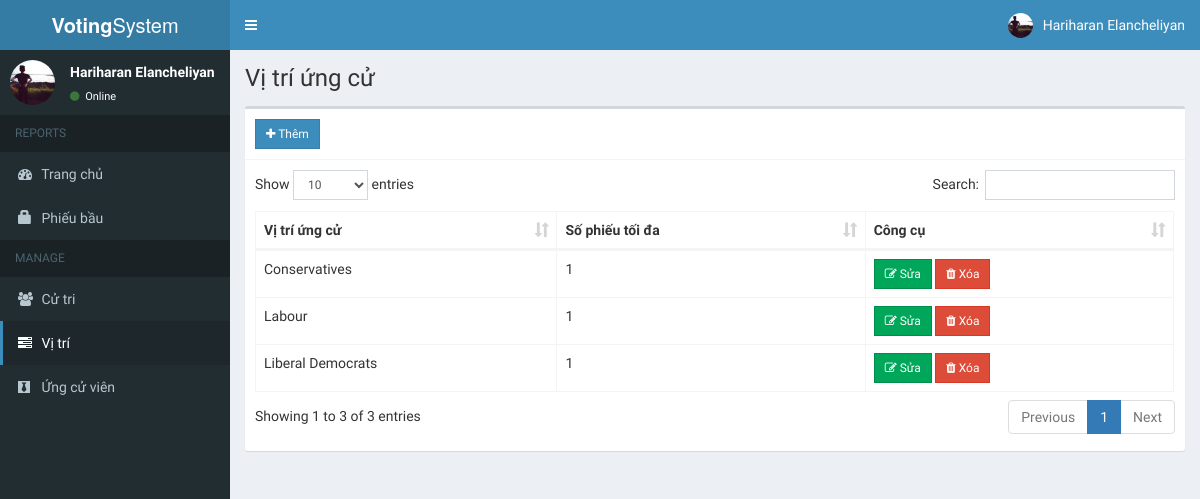
Page /admin/positions.php (signed in) on the committed database.
### tables this page shows
CREATE TABLE `positions` (
  `id` int(11) NOT NULL,
  `description` varchar(50) NOT NULL,
  `max_vote` int(11) NOT NULL,
  `priority` int(11) NOT NULL
);

### admin/includes/session.php (called while the page is built, shortened)
<?php
	include 'includes/conn.php';
	$sql = "SELECT * FROM admin WHERE id = '".$_SESSION['admin']."'";
	$query = $conn->query($sql);
	$user = $query->fetch_assoc();
?>

### admin/positions.php (the view, shortened to what this page needs)
<?php include 'includes/session.php'; ?>
<?php include 'includes/header.php'; ?>
<body class="hold-transition skin-blue sidebar-mini">
    <div class="wrapper">
        <?php include 'includes/navbar.php'; ?>
        <?php include 'includes/menubar.php'; ?>
        <div class="content-wrapper">
            <section class="content-header">
                <h1>
                    Vị trí ứng cử
                </h1>
            </section>
            <section class="content">
                <div class="row">
                    <div class="col-xs-12">
                        <div class="box">
                            <div class="box-header with-border">
                                <a
                                    href="#addnew"
                                    data-toggle="modal"
                                    class="btn btn-primary btn-sm btn-flat"
                                ><i class="fa fa-plus"></i> Thêm</a>
                            </div>
                            <div class="box-body">
                                <table
                                    id="example1"
                                    class="table table-bordered"
                                >
                                    <thead>
                                        <th>Vị trí ứng cử</th>
                                        <th>Số phiếu tối đa</th>
                                        <th>Công cụ</th>
                                    </thead>
                                    <tbody>
                                        <?php
                    $sql = "SELECT * FROM positions ORDER BY priority ASC";
                    $query = $conn->query($sql);
                    while($row = $query->fetch_assoc()){
                      echo "
                        <tr>
                          <td class='hidden'></td>
                          <td>".$row['description']."</td>
                          <td>".$row['max_vote']."</td>
                          <td>
                            <button class='btn btn-success btn-sm edit btn-flat' data-id='".$row['id']."'><i class='fa fa-edit'></i> Sửa</button>
                            <button class='btn btn-danger btn-sm delete btn-flat' data-id='".$row['id']."'><i class='fa fa-trash'></i> Xóa</button>
                          </td>
                        </tr>
                      ";
                    }
                  ?>
                                    </tbody>
                                </table>
                            </div>
                        </div>
                    </div>
                </div>
            </section>
        </div>
    </div>
</body>
</html>

### admin/includes/navbar.php (shortened to what this page needs)
<header class="main-header">
    <a
        href="#"
        class="logo"
    >
        <span class="logo-lg"><b>Voting</b>System</span>
    </a>
    <nav class="navbar navbar-static-top">
        <a
            href="#"
            class="sidebar-toggle"
            data-toggle="push-menu"
            role="button"
        >
        </a>
        <div class="navbar-custom-menu">
            <ul class="nav navbar-nav">
                <li class="dropdown user user-menu">
                    <a
                        href="#"
                        class="dropdown-toggle"
                        data-toggle="dropdown"
                    >
                        <img
                            src="<?php echo (!empty($user['photo'])) ? '../images/'.$user['photo'] : '../images/profile.jpg'; ?>"
                            class="user-image"
                            alt="User Image"
                        >
                        <span class="hidden-xs"><?php echo $user['firstname'].' '.$user['lastname']; ?></span>
                    </a>
                </li>
            </ul>
        </div>
    </nav>
</header>

### admin/includes/menubar.php (shortened to what this page needs)
<aside class="main-sidebar">
    <section class="sidebar">
        <div class="user-panel">
            <div class="pull-left image">
                <img
                    src="<?php echo (!empty($user['photo'])) ? '../images/'.$user['photo'] : '../images/profile.jpg'; ?>"
                    class="img-circle"
                    alt="User Image"
                >
            </div>
            <div class="pull-left info">
                <p><?php echo $user['firstname'].' '.$user['lastname']; ?></p>
                <a><i class="fa fa-circle text-success"></i> Online</a>
            </div>
        </div>
        <ul
            class="sidebar-menu"
            data-widget="tree"
        >
            <li class="header">REPORTS</li>
            <li class=""><a href="home.php"><i class="fa fa-dashboard"></i> <span>Trang chủ</span></a></li>
            <li class=""><a href="votes.php"><span class="glyphicon glyphicon-lock"></span> <span>Phiếu bầu</span></a>
            </li>
            <li class="header">MANAGE</li>
            <li class=""><a href="voters.php"><i class="fa fa-users"></i> <span>Cử tri</span></a></li>
            <li class=""><a href="positions.php"><i class="fa fa-tasks"></i> <span>Vị trí</span></a></li>
            <li class=""><a href="candidates.php"><i class="fa fa-black-tie"></i> <span>Ứng cử viên</span></a></li>
        </ul>
    </section>
</aside>

### rows in the picture
positions: description "Conservatives", max_vote "1"
positions: description "Labour", max_vote "1"
positions: description "Liberal Democrats", max_vote "1"

### other values in the picture
$user['firstname'] "Hariharan"
$user['lastname'] "Elancheliyan"
